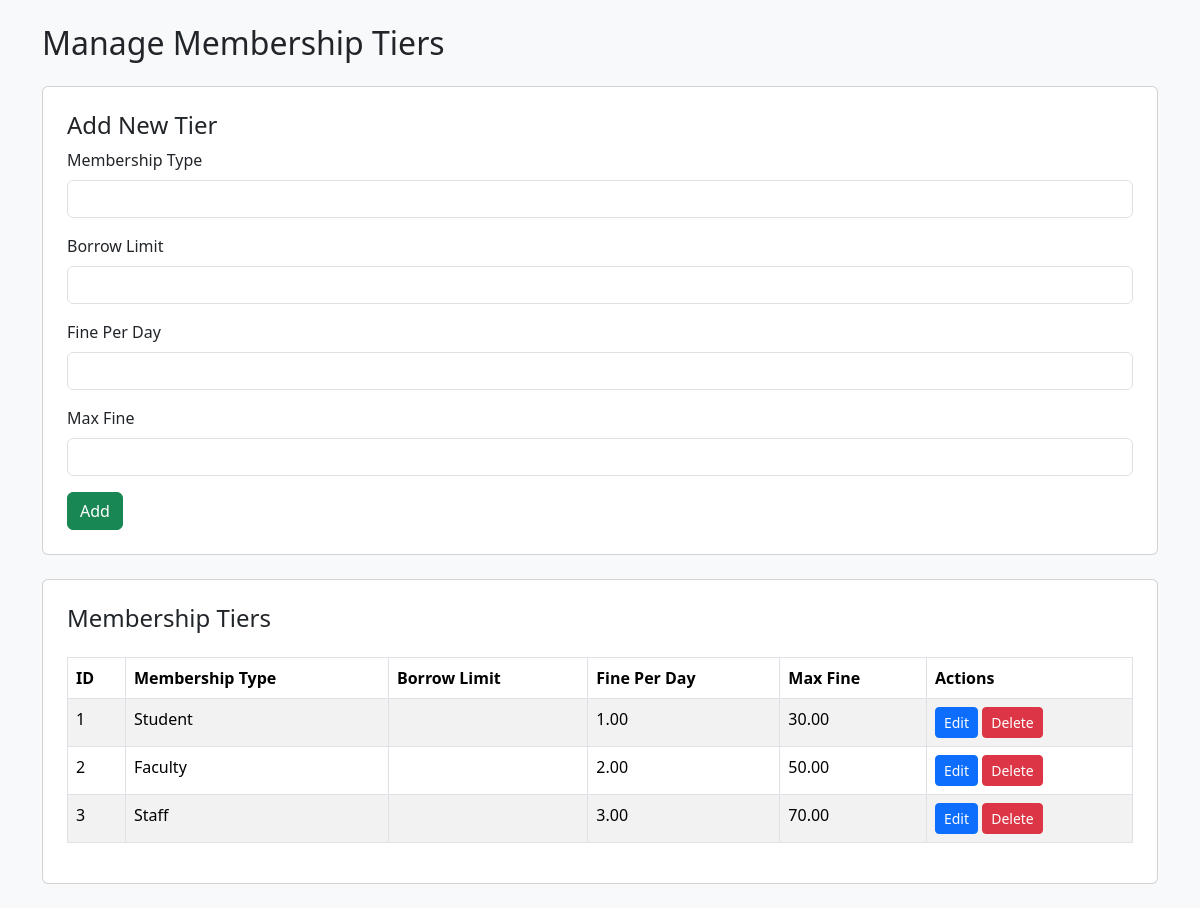
The page /manage_membership_tiers.php on the database its author committed.
### tables this page shows
CREATE TABLE Fine_Policy (
  Policy_ID INT AUTO_INCREMENT PRIMARY KEY,
  Membership_Type ENUM('Student', 'Faculty', 'Staff'),
  Fine_Per_Day DECIMAL(5,2),
  Max_Fine DECIMAL(10,2)
);

### manage_membership_tiers.php (the view, shortened to what this page needs)
<?php
include 'db_connect.php';
$tiers = $conn->query("SELECT * FROM Fine_Policy ORDER BY Membership_Type ASC");
$editData = null;
?>
<!DOCTYPE html>
<html>
<head>
    <link href="https://cdn.jsdelivr.net/npm/bootstrap@5.3.2/dist/css/bootstrap.min.css" rel="stylesheet">
</head>
<body class="bg-light">
<div class="container py-4">
    <h2 class="mb-4">Manage Membership Tiers</h2>
    <div class="card p-4 mb-4">
        <h4><?= $editData ? "Edit Tier" : "Add New Tier" ?></h4>
        <form method="POST">
            <div class="mb-3">
                <label class="form-label">Membership Type</label>
                <input type="text" name="membership_type" class="form-control" required value="<?= $editData['Membership_Type'] ?? '' ?>">
            </div>
            <div class="mb-3">
                <label class="form-label">Borrow Limit</label>
                <input type="number" name="borrow_limit" class="form-control" required value="<?= $editData['Borrow_Limit'] ?? '' ?>">
            </div>
            <div class="mb-3">
                <label class="form-label">Fine Per Day</label>
                <input type="number" step="0.01" name="fine_per_day" class="form-control" required value="<?= $editData['Fine_Per_Day'] ?? '' ?>">
            </div>
            <div class="mb-3">
                <label class="form-label">Max Fine</label>
                <input type="number" step="0.01" name="max_fine" class="form-control" required value="<?= $editData['Max_Fine'] ?? '' ?>">
            </div>
            <button type="submit" name="save" class="btn btn-success"><?= $editData ? "Update" : "Add" ?></button>
        </form>
    </div>
    <div class="card p-4">
        <h4>Membership Tiers</h4>
        <table class="table table-bordered table-striped mt-3">
            <thead>
                <tr>
                    <th>ID</th>
                    <th>Membership Type</th>
                    <th>Borrow Limit</th>
                    <th>Fine Per Day</th>
                    <th>Max Fine</th>
                    <th>Actions</th>
                </tr>
            </thead>
            <tbody>
                <?php while ($row = $tiers->fetch_assoc()): ?>
                    <tr>
                        <td><?= $row['Policy_ID'] ?></td>
                        <td><?= htmlspecialchars($row['Membership_Type']) ?></td>
                        <td><?= $row['Borrow_Limit'] ?></td>
                        <td><?= number_format($row['Fine_Per_Day'], 2) ?></td>
                        <td><?= number_format($row['Max_Fine'], 2) ?></td>
                        <td>
                            <a href="?edit=<?= $row['Policy_ID'] ?>" class="btn btn-sm btn-primary">Edit</a>
                            <a href="?delete=<?= $row['Policy_ID'] ?>" class="btn btn-sm btn-danger" onclick="return confirm('Delete this tier?')">Delete</a>
                        </td>
                    </tr>
                <?php endwhile; ?>
            </tbody>
        </table>
    </div>
</div>
</body>
</html>

### rows shown on the page
fine_policy: Policy_ID "1", Membership_Type "Student", Fine_Per_Day "1.00", Max_Fine "30.00"
fine_policy: Policy_ID "2", Membership_Type "Faculty", Fine_Per_Day "2.00", Max_Fine "50.00"
fine_policy: Policy_ID "3", Membership_Type "Staff", Fine_Per_Day "3.00", Max_Fine "70.00"
